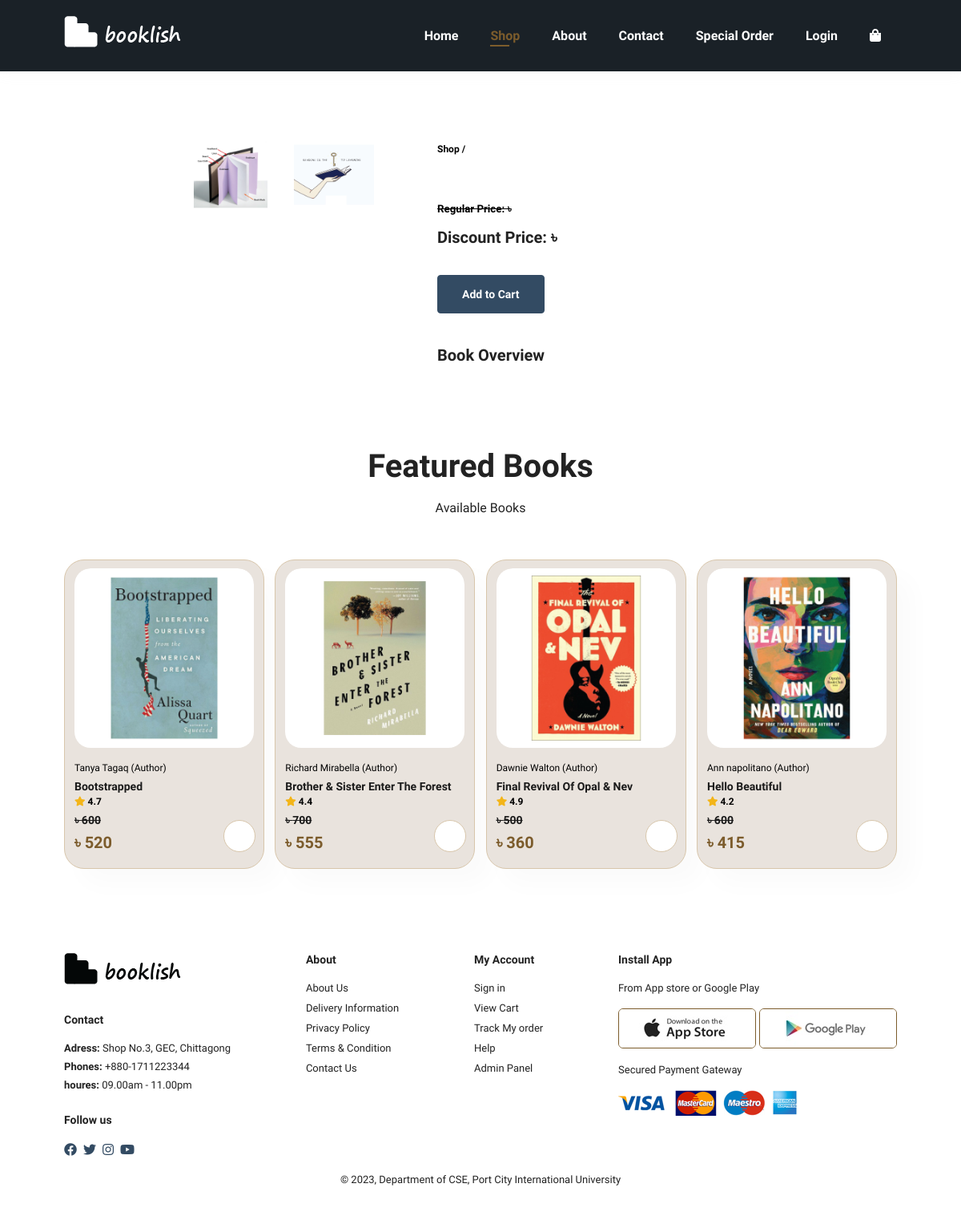
/pages/sproduct.php, run on the app's committed database.
### tables this page shows
CREATE TABLE `featured` (
  `id` int(15) NOT NULL,
  `MName` varchar(50) NOT NULL,
  `Author` varchar(100) NOT NULL,
  `Details` text NOT NULL,
  `Price` varchar(20) NOT NULL,
  `Discount` varchar(32) NOT NULL,
  `img` varchar(100) NOT NULL,
  `rating` varchar(5) NOT NULL
);

### pages/sproduct.php (the view, shortened to what this page needs)
<?php
include('../database/dbconnect.php');
?>
<!DOCTYPE html>
<html lang="en">
<head>
    <link rel="stylesheet" href="https://pro.fontawesome.com/releases/v5.15.4/css/all.css" />
    <link rel="stylesheet" href="style.css">
</head>
<body>
    <section id="header">
        <a href="/Booklish/index.php"><img src="../img/Hlogo.png" class="logo" alt=""></a>
        <div>
            <ul id="navbar">
                <li><a href="../index.php">Home</a></li>
                <li><a class="active" href="shop.php">Shop</a></li>
                <li><a href="about.php">About</a></li>
                <li><a href="contact.php">Contact</a></li>
                <li><a href="sorder.php">Special Order</a></li>
                <li><a href="../login/login.php">Login</a></li>
                <li><a href="cart.php"><i class="fa fa-shopping-bag"></i></a></li>
            </ul>
        </div>
    </section>
    <section id="prodetails" class="section-p1">
        <?php
            $BOOK_ID = $_GET['editid'];
            $ret1 = mysqli_query($con, "Select * From books where id='$BOOK_ID'");
            $result1 = mysqli_fetch_array($ret1);
        ?>
        <div class="single-pro-image">
            <div class="small-img-group">
                <div class="small-img-column">
                </div>
                <div class="small-img-column">
                    <img src="../img/small product/Hardcover.jpg" width="100%" class="small-img" alt="">
                </div>
                <div class="small-img-column">
                    <img src="../img/small product/reading.jpg" width="100%" class="small-img" alt="">
                </div>
            </div>
        </div>
        <div class="single-pro-details">
            <h6>Shop / <?php echo $result1['MName']; ?></h6>
            <h4><?php echo $result1['MName']; ?></h4>
            <h5><strike>Regular Price: ৳ <?php echo $result1['Discount']; ?></strike></h5>
            <h2>Discount Price: ৳ <?php echo $result1['Price']; ?></h2>
            <form method="post">
                <button name='addtocart' class="normal">Add to Cart</button>
            </form>
            <h4>Book Overview</h4>
        </div>
    </section>
    <section id="product1" class="section-p1">
        <h2>Featured Books</h2>
        <p>Available Books</p>
        <div class="pro-container">
        <?php
            $ret1 = mysqli_query($con, "Select * From featured ");
            while ($result1 = mysqli_fetch_array($ret1)) {
            ?>
                <div class="pro" onclick="window.location.href='sproduct.php?editid=<?php echo $result1['id']; ?>';">
                <div class="image-wrapper">
                        <img loading="lazy" src="../img/<?php echo $result1['img']; ?>" alt="">
                    </div>
                <div class="des">
                    <span>
                        <?php echo $result1['Author']; ?>
                    </span>
                    <h5>
                        <?php echo $result1['MName']; ?>
                    </h5>
                    <div class="star">
                        <i class="fas fa-star"><span>
                                <?php echo $result1['rating']; ?>
                            </span></i>
                    </div>
                    <h5><strike>৳ <?php echo $result1['Discount']; ?></strike></h5>
                    <h4>৳
                        <?php echo $result1['Price']; ?>
                    </h4>
                </div>
                <a href="#"><i class="fa fa-cart-plus cart"></i></a>
                </div>
            <?php
            }
            ?>
        </div>
    </section>
    <?php
include('../footer/footer.php');
?>
</body>
</html>

### footer/footer.php
<footer class="section-p1">
    <div class="column">
        <img class="flogo" loading="lazy" src="../img/logo.png" alt="">
        <h4>Contact</h4>
        <p><strong> Adress: </strong> Shop No.3, GEC, Chittagong </p>
        <p> <strong>Phones: </strong> +880-1711223344</p>
        <p><strong>houres: </strong> 09.00am - 11.00pm</p>
        <div class="follow">
            <h4>Follow us</h4>
            <div class="icon">
                <i class="fab fa-facebook"></i>
                <i class="fab fa-twitter"></i>
                <i class="fab fa-instagram"></i>
                <i class="fab fa-youtube"></i>
            </div>
        </div>
    </div>
    <div class="column">
        <h4>About</h4>
        <a href="about.php">About Us</a>
        <a href="../error/error.php">Delivery Information</a>
        <a href="../error/error.php">Privacy Policy</a>
        <a href="../error/error.php">Terms & Condition</a>
        <a href="contact.php">Contact Us</a>
    </div>
    <div class="column">
        <h4>My Account</h4>
        <a href="../login/login.php">Sign in</a>
        <a href="cart.php">View Cart</a>
        <a href="../error/error.php">Track My order</a>
        <a href="contact.php">Help</a>
        <a href="../admin/adminlogin.php">Admin Panel</a>
    </div>
    <div class="column install">
        <h4>Install App</h4>
        <p>From App store or Google Play</p>
        <div class="row">
            <img loading="lazy" src="../img/pay/app.jpg" alt="">
            <img loading="lazy" src="../img/pay/play.jpg" alt="">
        </div>
        <p>Secured Payment Gateway</p>
        <img loading="lazy" src="../img/pay/pay.png" alt="">
    </div>
    <div class="copyright">
        <p>© 2023, Department of CSE, Port City International University</p>
    </div>
</footer>

### pages/style.css (style rules this page uses)
:root { --deep: #7c5c2c; --deep-light: #ceb089; --light: #e3ded8; --blue-hue: #334B63; --nevbar: #1A2127; }
* { margin: 0; padding: 0; box-sizing: border-box; font-family: 'Spartan', sans-serif; }
h2 { font-size: 40px; line-height: 54px; color: #222; }
h4 { font-size: 20px; color: #222; }
h6 { font-weight: 700; font-size: 12px; }
p { font-size: 16px; color: #222; margin: 15px 0 20px 0; }
.section-p1 { padding: 40px 80px; }
.section-p1 p { color: #222; }
button.normal { font-size: 14px; font-weight: 600; padding: 15px 30px; color: #ffff; background-color: #334B63; border-radius: 4px; cursor: pointer; border: 1px solid #334B63; outline: none; transition: 0.2s; }
body { width: 100%; }
#header { display: flex; align-items: center; justify-content: space-between; padding: 20px 80px; background-color: #1A2127; box-shadow: 0 5px 15px rgba(201, 198, 198, 0.06); z-index: 999; position: sticky; top: 0; left: 0; }
#navbar { display: flex; align-items: center; justify-content: center; }
#navbar li { list-style: none; padding: 0 20px; position: relative; }
#navbar li a { text-decoration: none; font-size: 16px; font-weight: 600; color: #fff; transition: 0.3s ease; }
#navbar li a:hover, #navbar li a.active { color: #7c5c2c; }
#navbar li a.active::after, #navbar li a:hover::after { content: ""; width: 30%; height: 2px; background: #7c5c2c; position: absolute; bottom: -4px; left: 20px; }
#product1 { text-align: center; }
#product1 .pro-container { display: flex; justify-content: space-between; padding-top: 20px; flex-wrap: wrap; }
#product1 .pro { background-color: rgb(233, 227, 221); width: 23%; min-width: 250px; padding: 10px 12px; border: 1px solid #d8c6ab; border-radius: 25px; cursor: pointer; box-shadow: 20px 20px 30px rgba(0, 0, 0, 0.02); margin: 15px 0; transition: 0.2s ease; position: relative; }
.image-wrapper { width: 100%; border-radius: 20px; overflow: hidden; }
#product1 .pro img { width: 100%; border-radius: 20px; transition: .5s; }
#product1 .pro .des { text-align: start; padding: 10px 0; }
#product1 .pro .des span { color: #000; font-size: 12px; }
#product1 .pro .des h5 { padding-top: 7px; color: #1a1a1a; font-size: 14px; }
#product1 .pro .des i { font-size: 12px; color: rgb(243, 181, 25); }
#product1 .pro .des h4 { padding-top: 7px; font-size: 20px; font-weight: 700; color: #7c5c2c; }
#product1 .pro .cart { width: 40px; height: 40px; line-height: 40px; border-radius: 50px; background-color: #ffff; font-weight: 500; color: #7c5c2c; border: 1px solid #d8c6ab; position: absolute; bottom: 20px; right: 10px; }
footer { display: flex; flex-wrap: wrap; justify-content: space-between; background-color: #fff; }
footer .column { margin-top: 10px; display: flex; flex-direction: column; align-items: flex-start; margin-bottom: 20px; }
footer .flogo { margin-bottom: 30px; }
footer h4 { font-size: 14px; padding-bottom: 20px; }
footer p { font-size: 13px; margin: 0 0 8px 0; }
footer a { font-size: 13px; text-decoration: none; color: #222; margin-bottom: 10px; }
footer .follow { margin-top: 20px; }
footer .follow i { color: #334B63; padding-right: 4px; cursor: pointer; }
footer .install .row img { border: 1px solid #7c5c2c; border-radius: 6px; }
footer .install img { margin: 10px 0 15px 0; }
footer .copyright { width: 100%; text-align: center; }
#prodetails .single-pro-image { width: 40%; margin-right: 50px; }
.small-img-group { display: flex; justify-content: space-evenly; }
.small-img-column { flex-basis: 24%; cursor: pointer; }
#prodetails { display: flex; margin-top: 20px; }
#prodetails .single-pro-details { width: 50%; padding-top: 30px; }
#prodetails .single-pro-details h4 { padding: 40px 0 20px 0; }
#prodetails .single-pro-details h2 { font-size: 20px; }
#prodetails .single-pro-details button { background-color: #334B63; border: 1px solid #334B63; color: #fff; margin-top: 20px; }
#contact-header h2,p { color: #E3DED8; }

### data on the page
featured: img (picture), Author "Tanya Tagaq (Author)", MName "Bootstrapped", rating "4.7", Discount "600", Price "520"
featured: img (picture), Author "Richard Mirabella (Author)", MName "Brother & Sister Enter The Forest", rating "4.4", Discount "700", Price "555"
featured: img (picture), Author "Dawnie Walton (Author)", MName "Final Revival Of Opal & Nev", rating "4.9", Discount "500", Price "360"
featured: img (picture), Author "Ann napolitano (Author)", MName "Hello Beautiful", rating "4.2", Discount "600", Price "415"
